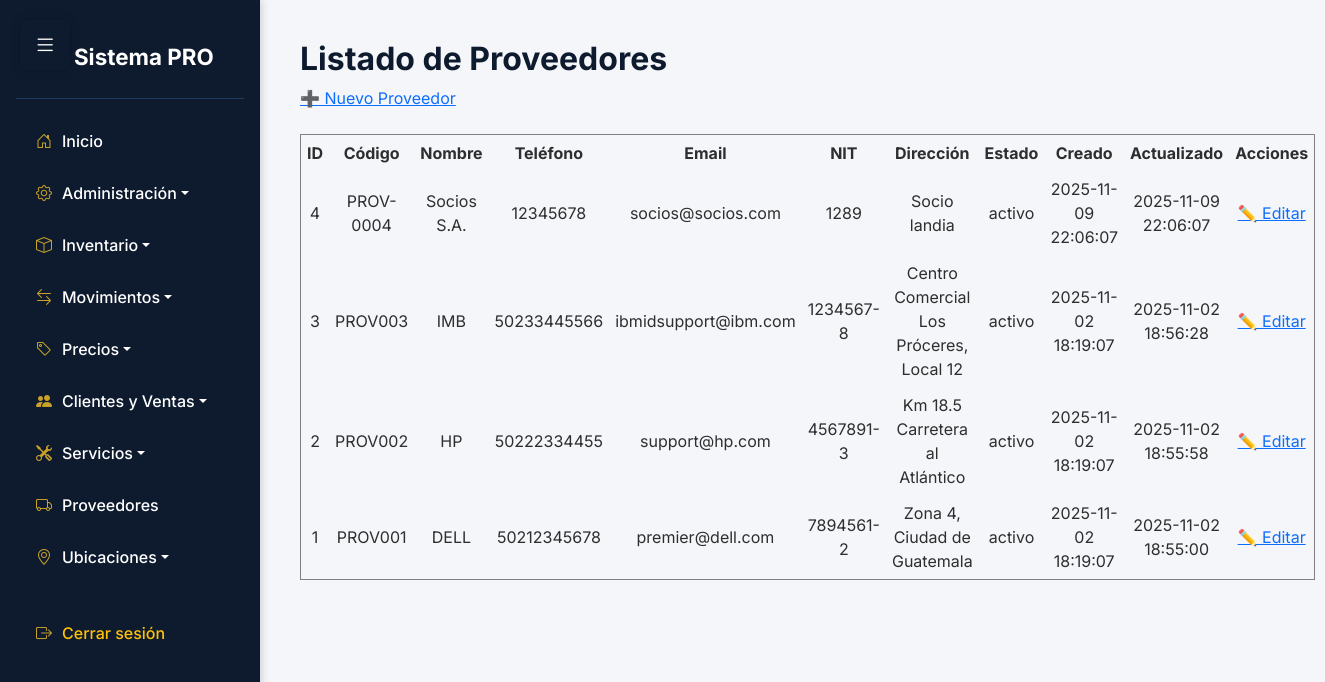
The page /app/vista/Proveedores/listar.php (signed in) on the database its author committed.
### tables this page shows
CREATE TABLE `proveedores` (
  `id` int NOT NULL,
  `codigo` varchar(50) NOT NULL,
  `nombre` varchar(200) NOT NULL,
  `telefono` varchar(20) DEFAULT NULL,
  `email` varchar(100) DEFAULT NULL,
  `direccion` text,
  `nit` varchar(20) DEFAULT NULL,
  `estado_id` int NOT NULL DEFAULT '1',
  `usuario_creador_id` int DEFAULT NULL,
  `usuario_modificador_id` int DEFAULT NULL,
  `creado_en` timestamp NULL DEFAULT CURRENT_TIMESTAMP,
  `actualizado_en` timestamp NULL DEFAULT CURRENT_TIMESTAMP ON UPDATE CURRENT_TIMESTAMP
);

CREATE TABLE `bitacora_estados` (
  `id` int NOT NULL,
  `nombre` varchar(50) NOT NULL,
  `descripcion` text,
  `creado_en` datetime DEFAULT CURRENT_TIMESTAMP,
  `actualizado_en` datetime DEFAULT CURRENT_TIMESTAMP ON UPDATE CURRENT_TIMESTAMP
);

### app/Conexion/Conexion.php (called while the page is built)
<?php
class Conexion {
    private $conexion;
    private $host = 'localhost';
    private $dbName = 'aegis';
    private $username = 'root';
    private $password = '';
    public function __construct() {
        try {
            $this->conexion = new PDO(
                "mysql:host=$this->host;dbname=$this->dbName",
                $this->username,
                $this->password
            );
            $this->conexion->setAttribute(PDO::ATTR_ERRMODE, PDO::ERRMODE_EXCEPTION);
        } catch (PDOException $e) {
            die("Error de conexión: " . $e->getMessage());
        }
    }
    public function getConexion() {
        return $this->conexion;
    }
}
?>

### app/Controlador/ProveedoresControlador.php (called while the page is built, shortened)
<?php
require_once __DIR__ . '/../Modelo/Proveedores.php';
class ProveedoresControlador {
    private $modelo;
    public function __construct() {
        $this->modelo = new Proveedor();
    }
    public function listar() {
        return $this->modelo->listar();
    }
}

### app/Modelo/Proveedores.php (called while the page is built, shortened)
<?php
require_once __DIR__ . '/../Conexion/Conexion.php';
class Proveedor {
    private $conexion;
    public function __construct() {
        $this->conexion = new Conexion();
    }
    public function listar() {
        $sql = "SELECT p.id, p.codigo, p.nombre, p.telefono, p.email,
                       p.direccion, p.nit,
                       e.nombre AS estado,
                       p.creado_en, p.actualizado_en
                FROM proveedores p
                INNER JOIN bitacora_estados e ON p.estado_id = e.id
                ORDER BY p.id DESC";
        $stmt = $this->conexion->getConexion()->prepare($sql);
        $stmt->execute();
        return $stmt->fetchAll(PDO::FETCH_ASSOC);
    }
}

### app/Vista/proveedores/listar.php (the view, shortened to what this page needs)
<?php
require_once '../../Controlador/ProveedoresControlador.php';
include '../../../includes/sidebar.php';
$controlador = new ProveedoresControlador();
$proveedores = $controlador->listar();
?>
<h2>Listado de Proveedores</h2>
<a href="nuevo.php">➕ Nuevo Proveedor</a><br><br>
<?php if (empty($proveedores)): ?>
    <p>No hay proveedores registrados.</p>
<?php else: ?>
    <table border="1" cellpadding="6" cellspacing="0" style="width:100%; text-align:center;">
        <thead>
            <tr>
                <th>ID</th>
                <th>Código</th>
                <th>Nombre</th>
                <th>Teléfono</th>
                <th>Email</th>
                <th>NIT</th>
                <th>Dirección</th>
                <th>Estado</th>
                <th>Creado</th>
                <th>Actualizado</th>
                <th>Acciones</th>
            </tr>
        </thead>
        <tbody>
            <?php foreach ($proveedores as $p): ?>
                <tr>
                    <td><?= htmlspecialchars($p['id']) ?></td>
                    <td><?= htmlspecialchars($p['codigo']) ?></td>
                    <td><?= htmlspecialchars($p['nombre']) ?></td>
                    <td><?= htmlspecialchars($p['telefono'] ?? '-') ?></td>
                    <td><?= htmlspecialchars($p['email'] ?? '-') ?></td>
                    <td><?= htmlspecialchars($p['nit'] ?? '-') ?></td>
                    <td><?= htmlspecialchars($p['direccion'] ?? '-') ?></td>
                    <td><?= htmlspecialchars($p['estado']) ?></td>
                    <td><?= $p['creado_en'] ?></td>
                    <td><?= $p['actualizado_en'] ?></td>
                    <td>
                        <a href="editar.php?id=<?= $p['id'] ?>">✏️ Editar</a>
                    </td>
                </tr>
            <?php endforeach; ?>
        </tbody>
    </table>
<?php endif; ?>

### includes/sidebar.php (style rules this page uses)
:root { --sidebar-bg: #0e1b2f; --sidebar-hover: #1f3a5f; --accent-gold: #c9a227; --body-bg: #f4f6f9; --text-light: #ffffff; --text-dark: #2e2e2e; }
body { font-family: 'Inter', sans-serif; background-color: var(--body-bg); color: var(--text-dark); margin: 0; padding: 0; }
h1, h2, h3 { color: var(--sidebar-bg); font-weight: 700; }

### rows shown on the page
proveedores: id "4", codigo "PROV-0004", nombre "Socios S.A.", telefono "12345678", email "socios@socios.com", nit "1289", direccion "Socio landia", estado.nombre "activo", creado_en "2025-11-09 22:06:07", actualizado_en "2025-11-09 22:06:07"
proveedores: id "3", codigo "PROV003", nombre "IMB", telefono "50233445566", email "ibmidsupport@ibm.com", nit "1234567-8", direccion "Centro Comercial Los Próceres, Local 12", estado.nombre "activo", creado_en "2025-11-02 18:19:07", actualizado_en "2025-11-02 18:56:28"
proveedores: id "2", codigo "PROV002", nombre "HP", telefono "50222334455", email "support@hp.com", nit "4567891-3", direccion "Km 18.5 Carretera al Atlántico", estado.nombre "activo", creado_en "2025-11-02 18:19:07", actualizado_en "2025-11-02 18:55:58"
proveedores: id "1", codigo "PROV001", nombre "DELL", telefono "50212345678", email "premier@dell.com", nit "7894561-2", direccion "Zona 4, Ciudad de Guatemala", estado.nombre "activo", creado_en "2025-11-02 18:19:07", actualizado_en "2025-11-02 18:55:00"
